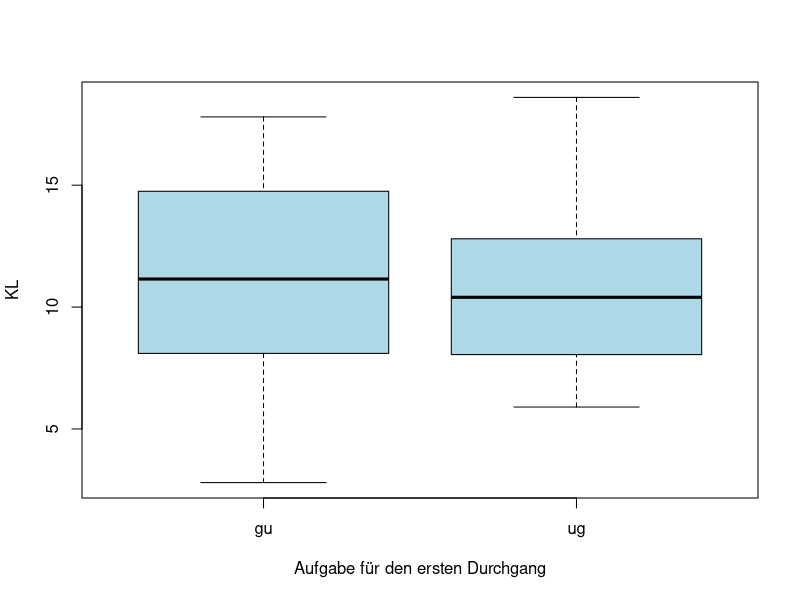
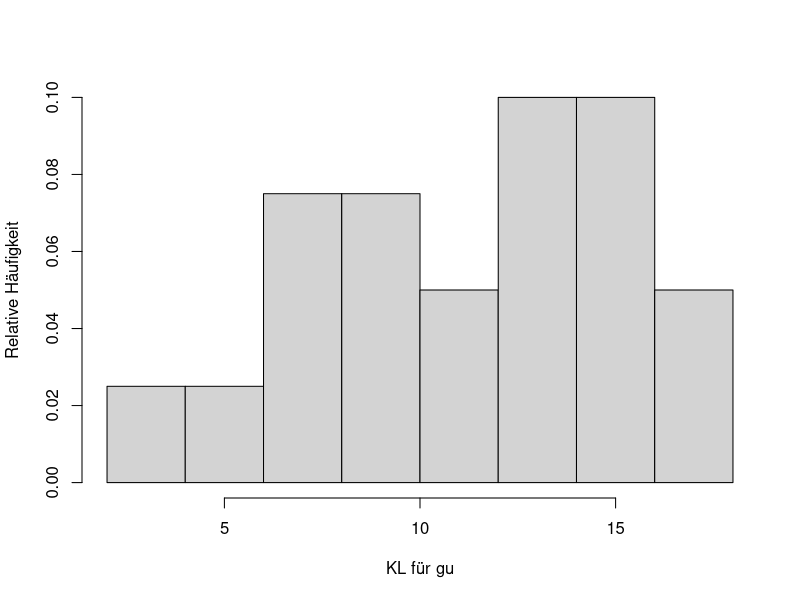
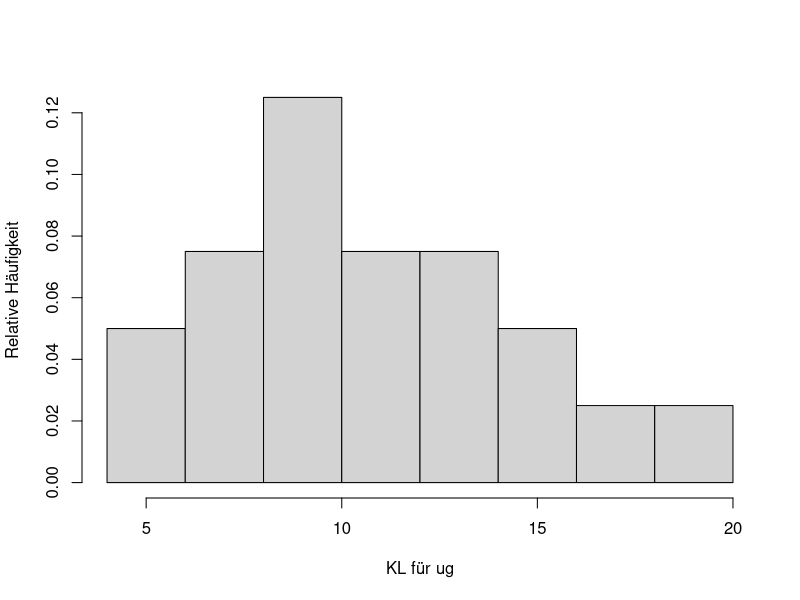
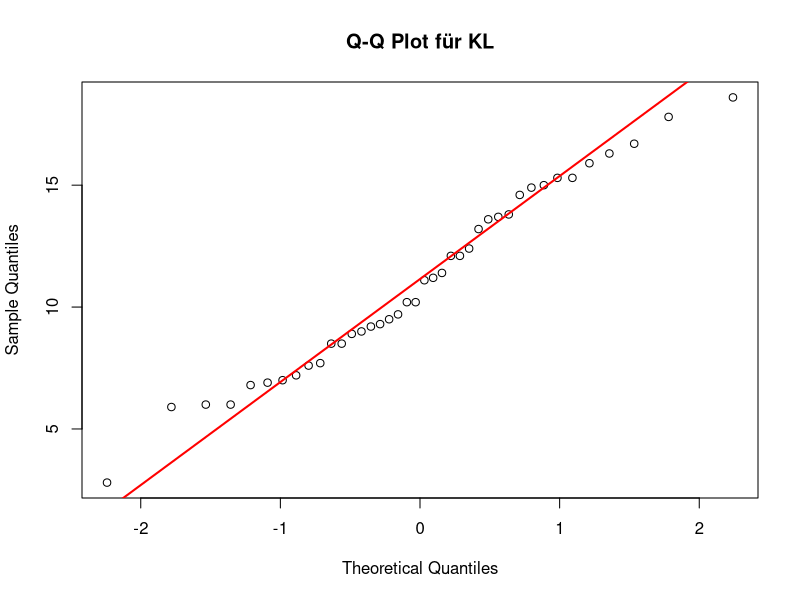
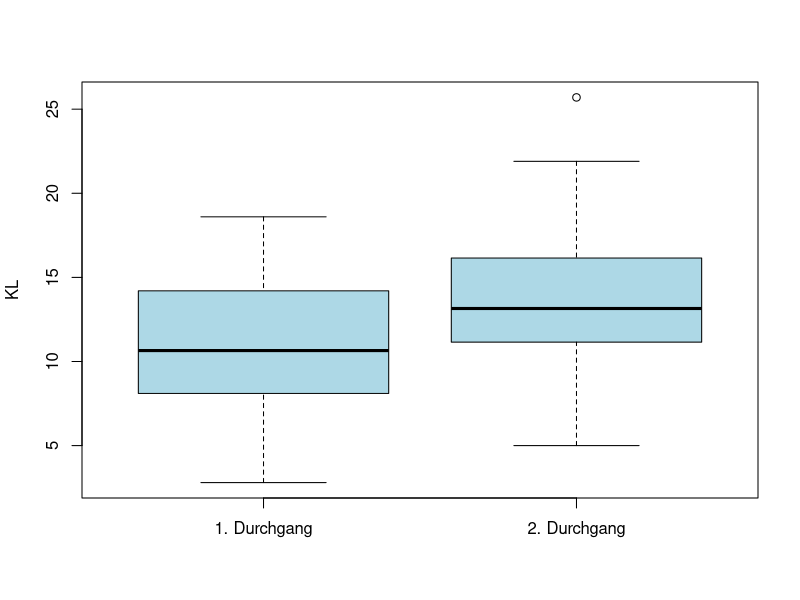
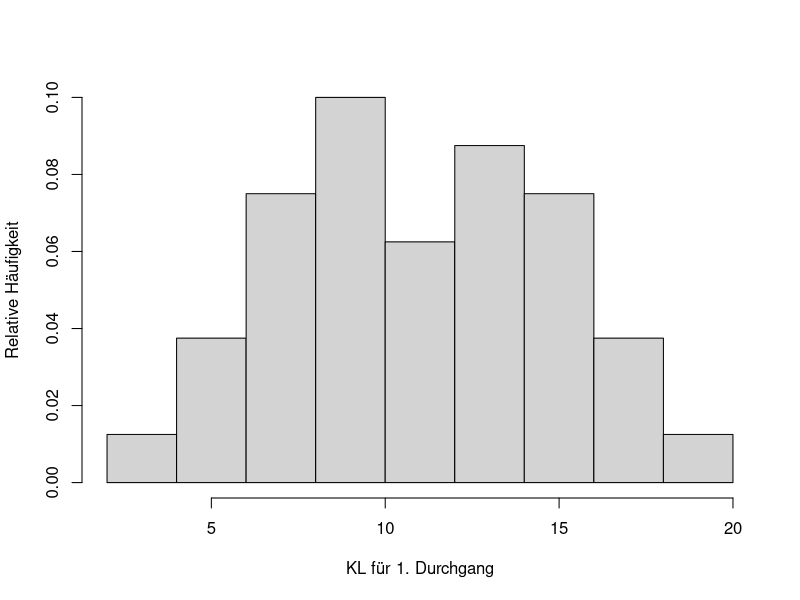
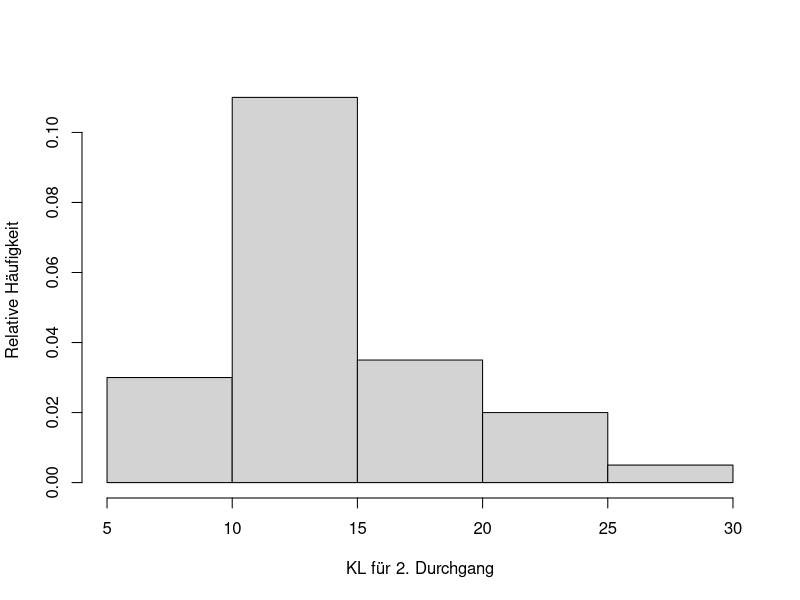
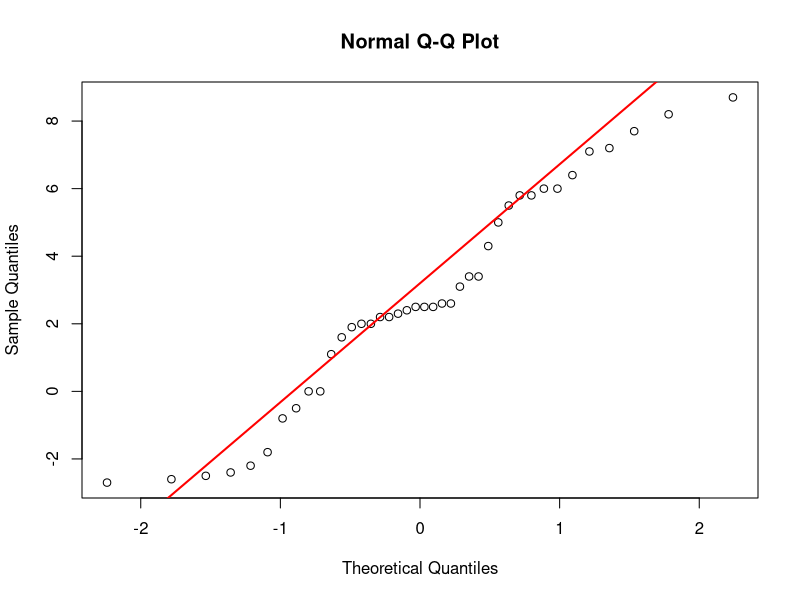

R code for these plots, in order:
library(car)

df <- read.table("Konzentrationsdaten.txt", header=TRUE)
head(df)

# Vorbereitung von Daten:

# Entfernen der Zeile mit Extremwerten:
df <- df[df$id != "14",]

# Umwandlung der Variablen in Faktoren:
df$gruppe <- as.factor(df$gruppe) 
df$id <- as.factor(df$id)
df$durchgang <- as.factor(df$durchgang)
df$test_typ <- as.factor(df$test_typ)


# Aufgabe 1
# Zwei unverbundene Stichproben

df_durchgang1 <- df[df$durchgang == "1", ]
erster_durchgang_gu_kl <- df_durchgang1[df_durchgang1$test_typ == "gu", ]$KL
erster_durchgang_ug_kl <- df_durchgang1[df_durchgang1$test_typ == "ug", ]$KL
  
# Deskriptive Analyse
boxplot(erster_durchgang_gu_kl,
        erster_durchgang_ug_kl,
        names = c("gu", "ug"),
        ylab = "KL",
        xlab = "Aufgabe für den ersten Durchgang", horizontal = FALSE, col = "lightblue")

hist(erster_durchgang_gu_kl, xlab = "KL für gu", 
     ylab = "Relative Häufigkeit", probability = TRUE, main = "")

hist(erster_durchgang_ug_kl, xlab = "KL für ug", 
     ylab = "Relative Häufigkeit", probability = TRUE, main = "")

# Rechne Kolmogorov-Smirnov-Test auf Normalverteilung
# Berechne dazu arithmetisches Mittel als e-treuen Schätzer für mu und 
# Stichprobenvarianz als e-treuen Schätzer der Varianz

mu <- mean(df_durchgang1$KL)
# 11.0475
sigma2 <- var(df_durchgang1$KL)
# 14.45692

# ks.test aus base R als Test auf Normalverteilung
ks.test(df_durchgang1$KL, y="pnorm", mean=mu, sd=sqrt(sigma2))

# Asymptotic one-sample Kolmogorov-Smirnov test
# 
# data:  df_durchgang1$KL
# D = 0.08848, p-value = 0.9129
# alternative hypothesis: two-sided

# Wir verwerfen die H0 nicht, dass sie aus einer N(mu, sqrt(sigma2))-Verteilung 
# stammen -> nichts spricht dagegen, dass die Daten normalverteilt sind

# Zusätzlich können wir das QQ-Plot erstellen, um visuell die NV-Annahme zu überprüfen
qqnorm(df_durchgang1$KL, main = "Q-Q Plot für KL")
qqline(df_durchgang1$KL, col = "red", lwd = 2)

# Diese Funktion überprüft schon impizit, ob Varianzen gleich sind (Welch’s t-test):
t.test(erster_durchgang_gu_kl, erster_durchgang_ug_kl)
# oder alternativ: t.test(KL ~ gruppe, data = df_durchgang1)

# p-value = 0.7348 => die Unterschiede sind nicht signifikant


# Aufgabe 2
# Zwei verbundene Stichproben

df_ohne_gruppe <- df[, -c(1, 3)]

# a)
erster_durchgang_kl <- df_ohne_gruppe[df_ohne_gruppe$durchgang == "1", ]$KL
zweiter_durchgang_kl <- df_ohne_gruppe[df_ohne_gruppe$durchgang == "2", ]$KL

# Deskriptive Analyse
boxplot(erster_durchgang_kl,
        zweiter_durchgang_kl,
        names = c("1. Durchgang", "2. Durchgang"),
        ylab = "KL",
        xlab = "", horizontal = FALSE, col = "lightblue")

hist(erster_durchgang_kl, xlab = "KL für 1. Durchgang", 
     ylab = "Relative Häufigkeit", probability = TRUE, main = "")

hist(zweiter_durchgang_kl, xlab = "KL für 2. Durchgang", 
     ylab = "Relative Häufigkeit", probability = TRUE, main = "")

differences <- zweiter_durchgang_kl - erster_durchgang_kl

qqnorm(differences)
qqline(differences, col = "red", lwd = 2)
# Differenzen sind nicht normalverteilt => wir können t-test nicht verwenden

# -> Nichtparametrischer Wilcoxon-Vorzeichen-Rangtest:
wilcox.test(zweiter_durchgang_kl, erster_durchgang_kl, paired = TRUE, 
            alternative = "greater")
# p-value = 2.153e-05 => Wir lehnen H0 ab, die Konzentrationsscore 
# verbessert sich durch einen Wiederholungseffekt

# b)
erster_durchgang_zeit <- df_ohne_gruppe[df_ohne_gruppe$durchgang == "1", ]$B
zweiter_durchgang_zeit <- df_ohne_gruppe[df_ohne_gruppe$durchgang == "2", ]$B

# Deskriptive Analyse
boxplot(erster_durchgang_zeit,
        zweiter_durchgang_zeit,
        names = c("1. Durchgang", "2. Durchgang"),
        ylab = "Bearbeitungzeit",
        xlab = "", horizontal = FALSE, col = "lightblue")

hist(erster_durchgang_zeit, xlab = "Bearbeitungzeit für 1. Durchgang", 
     ylab = "Relative Häufigkeit", probability = TRUE, main = "")

hist(zweiter_durchgang_zeit, xlab = "Bearbeitungzeit für 2. Durchgang", 
     ylab = "Relative Häufigkeit", probability = TRUE, main = "")

differences <- zweiter_durchgang_zeit - erster_durchgang_zeit

qqnorm(differences)
qqline(differences, col = "red", lwd = 2)
# Differenzen sind nicht normalverteilt => wir können t-test nicht verwenden

# -> Nichtparametrischer Wilcoxon-Vorzeichen-Rangtest:
wilcox.test(zweiter_durchgang_zeit, erster_durchgang_zeit, paired = TRUE, 
            alternative = "less")
# p-value = 3.877e-05 => wie lehnen H0 ab, die Bearbeitungszeit verbessert sich 
# durch einen Wiederholungseffekt
